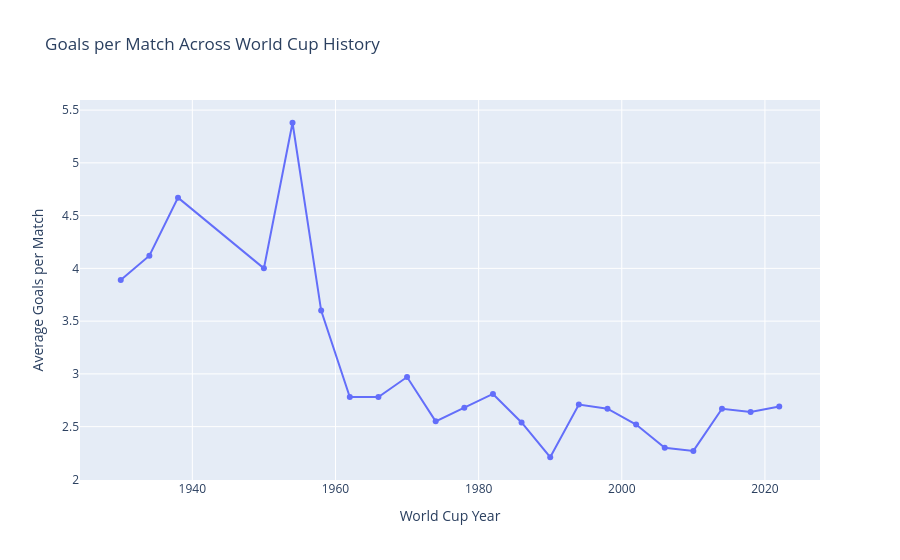

The notebook cell this image was saved under:
### Code cell
fig = px.line(
    df_editions.sort_values("year"),
    x="year",
    y="goals_per_match",
    markers=True,
    title="Goals per Match Across World Cup History",
    labels={
        "year": "World Cup Year",
        "goals_per_match": "Average Goals per Match"
    }
)

fig.show()

### Figure 1 — Plotly figure (JSON) as saved in the notebook; plotly's stock layout.template omitted (floating-point values rounded to 4 significant figures)
{"data": [{"hovertemplate": "World Cup Year=%{x}<br>Average Goals per Match=%{y}<extra></extra>", "legendgroup": "", "line": {"color": "#636efa", "dash": "solid"}, "marker": {"symbol": "circle"}, "mode": "lines+markers", "name": "", "orientation": "v", "showlegend": false, "type": "scatter", "x": [1930, 1934, 1938, 1950, 1954, 1958, 1962, 1966, 1970, 1974, 1978, 1982, 1986, 1990, 1994, 1998, 2002, 2006, 2010, 2014, 2018, 2022], "xaxis": "x", "y": [3.89, 4.12, 4.67, 4.0, 5.38, 3.6, 2.78, 2.78, 2.97, 2.55, 2.68, 2.81, 2.54, 2.21, 2.71, 2.67, 2.52, 2.3, 2.27, 2.67, 2.64, 2.69], "yaxis": "y"}], "layout": {"legend": {"tracegroupgap": 0}, "title": {"text": "Goals per Match Across World Cup History"}, "xaxis": {"anchor": "y", "domain": [0, 1], "title": {"text": "World Cup Year"}}, "yaxis": {"anchor": "x", "domain": [0, 1], "title": {"text": "Average Goals per Match"}}}}
